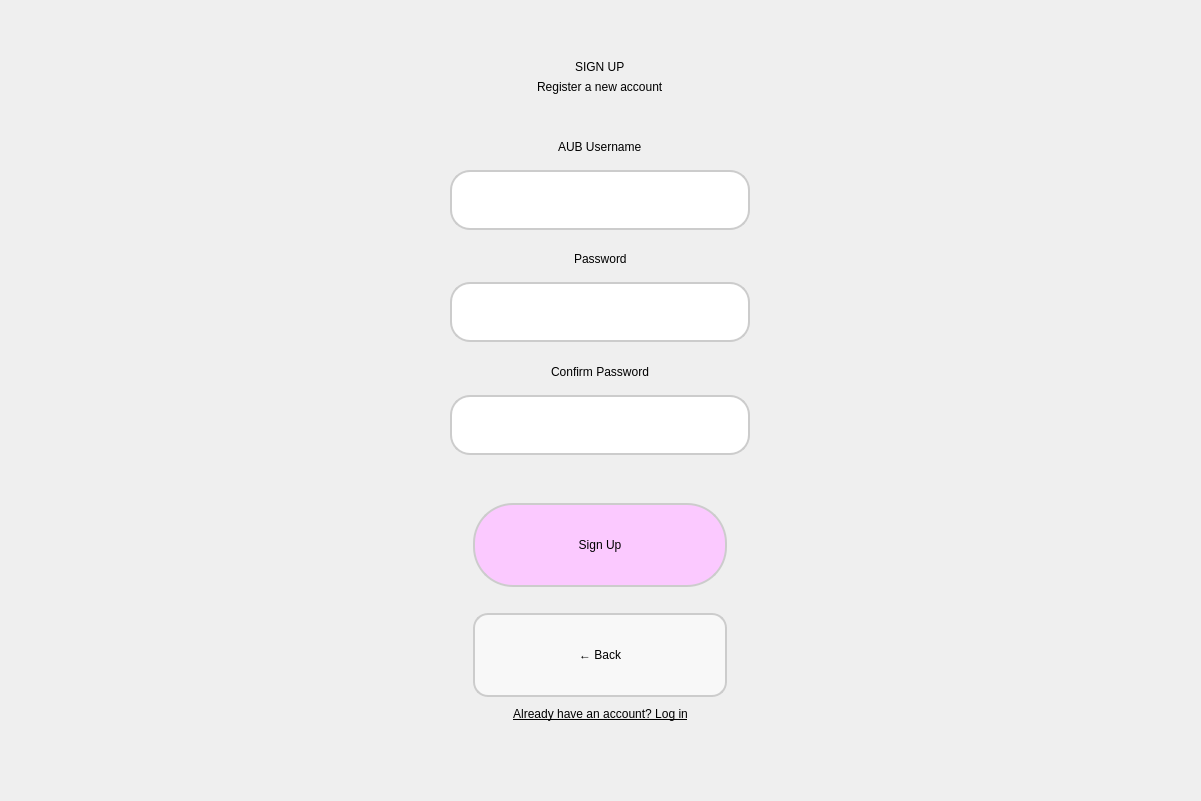
<?xml version="1.0" encoding="UTF-8"?>
<ui version="4.0">
 <class>Dialog</class>
 <widget class="QDialog" name="Dialog">
  <property name="geometry">
   <rect>
    <x>0</x>
    <y>0</y>
    <width>1201</width>
    <height>801</height>
   </rect>
  </property>
  <property name="windowTitle">
   <string>AUBus</string>
  </property>
  <widget class="QWidget" name="widget" native="true">
   <property name="geometry">
    <rect>
     <x>0</x>
     <y>0</y>
     <width>1201</width>
     <height>801</height>
    </rect>
   </property>
   <property name="styleSheet">
    <string notr="true">
QWidget#widget {
    background-color: qlineargradient(
        spread:pad, x1:0.1, y1:0.1, x2:0.9, y2:0.9,
        stop:0 rgba(10, 158, 190, 255),
        stop:1 rgba(170, 255, 255, 255)
    );
}
QPushButton {
    background-color: rgb(251, 201, 255);
    color: black;
    border-radius: 40px;
    border: 2px solid #cccccc;
    min-width: 250px;
    min-height: 80px;
    font: 63 12pt &quot;Sitka Heading Semibold&quot;;
}
QPushButton:hover {
    background-color: #e6f7ff;
}
QPushButton:pressed {
    background-color: #b3ecff;
}
QLabel {
    color: black;
    font: 63 10pt &quot;Sitka Heading Semibold&quot;;
}
QLineEdit {
    background-color: white;
    border-radius: 20px;
    border: 2px solid #cccccc;
    padding: 8px;
    font: 10pt &quot;Segoe UI&quot;;
    min-height: 40px;
}
    </string>
   </property>
   <layout class="QVBoxLayout" name="verticalLayout">
    <item>
     <spacer name="verticalSpacerTop">
      <property name="orientation">
       <enum>Qt::Vertical</enum>
      </property>
      <property name="sizeHint" stdset="0">
       <size>
        <width>20</width>
        <height>60</height>
       </size>
      </property>
     </spacer>
    </item>
    <item alignment="Qt::AlignHCenter">
     <widget class="QLabel" name="label">
      <property name="styleSheet">
       <string notr="true">
font: 63 48pt &quot;Sitka Heading Semibold&quot;;
color: black;
       </string>
      </property>
      <property name="text">
       <string>SIGN UP</string>
      </property>
     </widget>
    </item>
    <item alignment="Qt::AlignHCenter">
     <widget class="QLabel" name="label_2">
      <property name="styleSheet">
       <string notr="true">
font: 63 14pt &quot;Sitka Heading Semibold&quot;;
color: black;
       </string>
      </property>
      <property name="text">
       <string>Register a new account</string>
      </property>
     </widget>
    </item>
    <item>
     <spacer name="spacer1">
      <property name="orientation">
       <enum>Qt::Vertical</enum>
      </property>
      <property name="sizeHint" stdset="0">
       <size>
        <width>20</width>
        <height>40</height>
       </size>
      </property>
     </spacer>
    </item>
    <item alignment="Qt::AlignHCenter">
     <widget class="QLabel" name="label_3">
      <property name="text">
       <string>AUB Username</string>
      </property>
     </widget>
    </item>
    <item alignment="Qt::AlignHCenter">
     <widget class="QLineEdit" name="emailfield">
      <property name="minimumSize">
       <size>
        <width>300</width>
        <height>60</height>
       </size>
      </property>
      <property name="maximumSize">
       <size>
        <width>300</width>
        <height>40</height>
       </size>
      </property>
     </widget>
    </item>
    <item>
     <spacer name="spacer2">
      <property name="orientation">
       <enum>Qt::Vertical</enum>
      </property>
      <property name="sizeHint" stdset="0">
       <size>
        <width>20</width>
        <height>20</height>
       </size>
      </property>
     </spacer>
    </item>
    <item alignment="Qt::AlignHCenter">
     <widget class="QLabel" name="label_4">
      <property name="text">
       <string>Password</string>
      </property>
     </widget>
    </item>
    <item alignment="Qt::AlignHCenter">
     <widget class="QLineEdit" name="passwordfield">
      <property name="minimumSize">
       <size>
        <width>300</width>
        <height>60</height>
       </size>
      </property>
      <property name="maximumSize">
       <size>
        <width>300</width>
        <height>40</height>
       </size>
      </property>
      <property name="echoMode">
       <enum>QLineEdit::Password</enum>
      </property>
     </widget>
    </item>
    <item>
     <spacer name="spacer3">
      <property name="orientation">
       <enum>Qt::Vertical</enum>
      </property>
      <property name="sizeHint" stdset="0">
       <size>
        <width>20</width>
        <height>20</height>
       </size>
      </property>
     </spacer>
    </item>
    <item alignment="Qt::AlignHCenter">
     <widget class="QLabel" name="label_5">
      <property name="text">
       <string>Confirm Password</string>
      </property>
     </widget>
    </item>
    <item alignment="Qt::AlignHCenter">
     <widget class="QLineEdit" name="confirmpasswordfield">
      <property name="minimumSize">
       <size>
        <width>300</width>
        <height>60</height>
       </size>
      </property>
      <property name="maximumSize">
       <size>
        <width>300</width>
        <height>40</height>
       </size>
      </property>
      <property name="echoMode">
       <enum>QLineEdit::Password</enum>
      </property>
     </widget>
    </item>
    <item>
     <spacer name="spacer4">
      <property name="orientation">
       <enum>Qt::Vertical</enum>
      </property>
      <property name="sizeHint" stdset="0">
       <size>
        <width>20</width>
        <height>30</height>
       </size>
      </property>
     </spacer>
    </item>
    <item alignment="Qt::AlignHCenter">
     <widget class="QLabel" name="error">
      <property name="styleSheet">
       <string notr="true">color:rgb(255, 0, 0); font: 10pt &quot;MS Shell Dlg 2&quot;;</string>
      </property>
      <property name="text">
       <string/>
      </property>
     </widget>
    </item>
    <item alignment="Qt::AlignHCenter">
     <widget class="QPushButton" name="signup">
      <property name="minimumSize">
       <size>
        <width>254</width>
        <height>84</height>
       </size>
      </property>
      <property name="maximumSize">
       <size>
        <width>250</width>
        <height>80</height>
       </size>
      </property>
      <property name="text">
       <string>Sign Up</string>
      </property>
     </widget>
    </item>
    <item alignment="Qt::AlignHCenter">
     <widget class="QPushButton" name="backButtonSignup">
      <property name="minimumSize">
       <size>
        <width>254</width>
        <height>84</height>
       </size>
      </property>
      <property name="maximumSize">
       <size>
        <width>150</width>
        <height>40</height>
       </size>
      </property>
      <property name="styleSheet">
       <string notr="true">background-color: rgba(255, 255, 255, 150); border-radius: 15px; font: 63 10pt &quot;Sitka Heading Semibold&quot;;</string>
      </property>
      <property name="text">
       <string>← Back</string>
      </property>
     </widget>
    </item>
    <item>
     <spacer name="spacerLoginLink">
      <property name="orientation">
       <enum>Qt::Vertical</enum>
      </property>
      <property name="sizeHint" stdset="0">
       <size>
        <width>20</width>
        <height>10</height>
       </size>
      </property>
     </spacer>
    </item>
    <item alignment="Qt::AlignHCenter">
     <widget class="QLabel" name="loginLink">
      <property name="styleSheet">
       <string notr="true">color: black; font: 63 10pt &quot;Sitka Heading Semibold&quot;; text-decoration: underline;</string>
      </property>
      <property name="text">
       <string>Already have an account? Log in</string>
      </property>
      <property name="alignment">
       <set>Qt::AlignCenter</set>
      </property>
     </widget>
    </item>
    <item>
     <spacer name="verticalSpacerBottom">
      <property name="orientation">
       <enum>Qt::Vertical</enum>
      </property>
      <property name="sizeHint" stdset="0">
       <size>
        <width>20</width>
        <height>80</height>
       </size>
      </property>
     </spacer>
    </item>
   </layout>
  </widget>
 </widget>
 <resources/>
 <connections/>
</ui>
